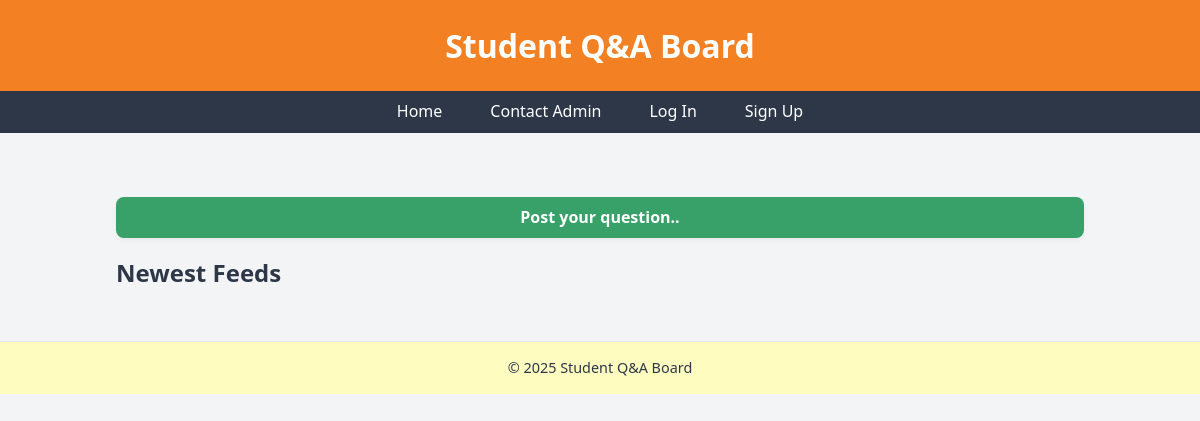
/corephpfiles/community.php, run on an earlier commit of the app's database.
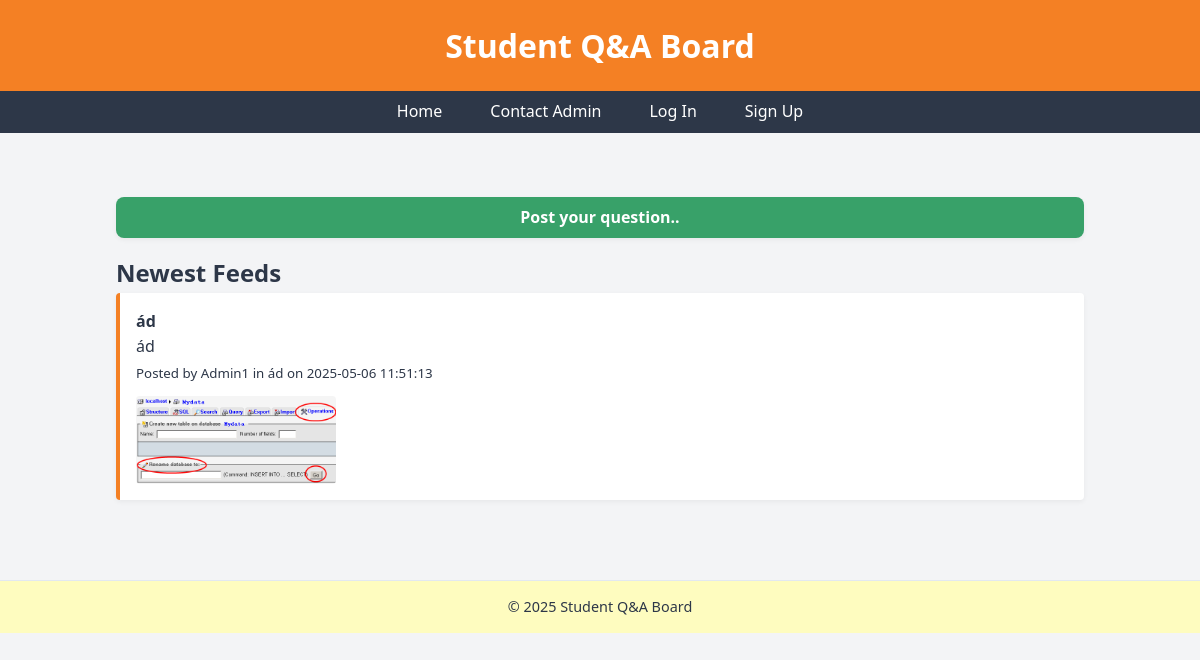
And on a later commit of the database.
### tables this page shows
CREATE TABLE `questions` (
  `id` int(11) NOT NULL,
  `title` text DEFAULT NULL,
  `content` text DEFAULT NULL,
  `image_path` varchar(255) DEFAULT NULL,
  `date_posted` datetime DEFAULT NULL,
  `user_id` int(11) DEFAULT NULL,
  `module_id` int(11) DEFAULT NULL
);

CREATE TABLE `users` (
  `id` int(11) NOT NULL,
  `username` varchar(255) DEFAULT NULL,
  `email` varchar(255) DEFAULT NULL,
  `password` varchar(255) NOT NULL,
  `hashed_password` varchar(255) DEFAULT NULL,
  `role` enum('admin','user') DEFAULT 'user'
);

CREATE TABLE `modules` (
  `id` int(11) NOT NULL,
  `name` varchar(255) DEFAULT NULL
);

### corephpfiles/community.php (called while the page is built, shortened)
<?php
require_once '../includes/DatabaseConnection.php';
require_once '../includes/DatabaseFunction.php';
$questions = getAllQuestionsBasic($pdo);
include '../templates/addquestion.html.php';
include '../templates/questions.html.php';
$content = ob_get_clean();
include '../templates/layout.html.php';
?>

### includes/DatabaseFunction.php (called while the page is built, shortened)
<?php
function getAllQuestionsBasic(PDO $pdo) {
    return $pdo->query('
        SELECT q.*, u.username, m.name AS module_name
        FROM questions q
        LEFT JOIN users u ON q.user_id = u.id
        LEFT JOIN modules m ON q.module_id = m.id
        ORDER BY q.date_posted DESC
    ')->fetchAll();
}

### templates/questions.html.php (the view, shortened to what this page needs)
<h2>Newest Feeds</h2>
<?php foreach ($questions as $question): ?>
  <blockquote>
    <p><strong><?= htmlspecialchars($question['title']) ?></strong><br>
      <?= nl2br(htmlspecialchars($question['content'])) ?><br>
      <small>Posted by <?= htmlspecialchars($question['username']) ?> in <?= htmlspecialchars($question['module_name']) ?> on <?= $question['date_posted'] ?></small>
    </p>
    <?php if (!empty($question['image_path'])): ?>
      <img src="/CW_PHPupdate/<?= htmlspecialchars($question['image_path']) ?>" alt="Question Image" style="max-width:200px; display:block; margin-top:10px;">
    <?php endif; ?>
  </blockquote>
<?php endforeach; ?>

### templates/addquestion.html.php (shortened to what this page needs)
<div class="ask-toggle" onclick="document.getElementById('questionForm').style.display = 'block'; this.style.display = 'none'; document.getElementById('questionForm').scrollIntoView({behavior: 'smooth'});">
  Post your question..
</div>

### templates/layout.html.php (shortened to what this page needs)
<!DOCTYPE html>
<html>
<head>
  <link rel="stylesheet" href="../css/style.css">
</head>
<body>
  <header>
    <h1>Student Q&A Board</h1>
  </header>
  <nav>
    <ul class="main-nav">
      <li><a href="../corephpfiles/community.php">Home</a></li>
      <li><a href="../corephpfiles/contact.php">Contact Admin</a></li>
      <?php include '../templates/logout.html.php'; ?>
    </ul>
  </nav>
  <main>
    <?php if (isset($content)) echo $content; ?>
  </main>
  <footer>
    <p>&copy; <?= date('Y') ?> Student Q&A Board</p>
  </footer>
</body>
</html>

### templates/logout.html.php
<?php if (isset($_SESSION['user_id'])): ?>
  <li><a href="../authentication/logout.php">Logout (<?= htmlspecialchars($_SESSION['username']) ?>)</a></li>
<?php else: ?>
  <li><a href="../authentication/login.php">Log In</a></li>
  <li><a href="../authentication/register.php">Sign Up</a></li>
<?php endif; ?>

### css/style.css (style rules this page uses)
* { margin: 0; padding: 0; box-sizing: border-box; }
body { font-family: 'Segoe UI', Tahoma, Geneva, Verdana, sans-serif; background-color: #f3f4f6; color: #2d3748; font-size: 16px; line-height: 1.6; }
header { background-color: #f48024; padding: 20px 0; box-shadow: 0 2px 5px rgba(0,0,0,0.1); text-align: center; }
header h1 { color: white; font-size: 2rem; }
nav { background-color: #2d3748; padding: 0.5em 0; }
nav ul { display: flex; justify-content: center; align-items: center; list-style: none; margin: 0 auto; padding: 0; flex-wrap: wrap; max-width: 1000px; }
nav li { margin: 0 0.5em; white-space: nowrap; }
nav a { color: white; text-decoration: none; padding: 0.5em 1em; }
main { max-width: 1000px; margin: 2em auto; padding: 1em; }
footer { text-align: center; padding: 1em; background-color: #fefcbf; font-size: 0.9em; border-top: 1px solid #e2e8f0; }
blockquote { background-color: white; border-left: 4px solid #f48024; padding: 1em; margin-bottom: 2em; border-radius: 4px; box-shadow: 0 2px 5px rgba(0,0,0,0.05); }
blockquote p { margin-bottom: 0.5em; }
blockquote img { max-width: 100%; height: auto; margin-top: 1em; border-radius: 4px; }
.ask-toggle { background-color: #f48024; border-radius: 20px; padding: 1em 1.5em; width: 100%; max-width: 1000px; margin: 1em auto; box-shadow: 0 2px 5px rgba(0,0,0,0.05); cursor: pointer; font-weight: bold; color: white; transition: background-color 0.2s ease; text-align: center; }

### templates/addquestion.html.php (style rules this page uses)
.ask-toggle { display: inline-block; cursor: pointer; padding: 0.5em 1em; background-color:#38a169; color: white; border-radius: 8px; font-weight: bold; }

What changed in the data, as far as the page shows it:
added questions: title "ád", content "ád", user.username "Admin1", module.name "ád", date_posted "2025-05-06 11:51:13", image_path (picture)
